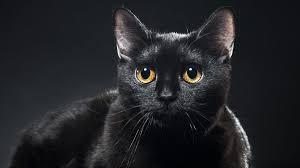
#> input picture module_2/images/train/cats/cat_101.jpg, 300 x 168 px; its folder holds only this picture in this run
$ jupyter execute --allow-errors svm.ipynb
#> lines starting #> are read from the running program, lines starting #| are printed output that depends on the picture
[cell 1]
import cv2
import os
import numpy as np
from sklearn.model_selection import train_test_split
from sklearn import svm
from sklearn import preprocessing
from sklearn.model_selection import GridSearchCV

[cell 2]
def load_images_from_folder(folder):
#> called with folder = 'images/train'
    images = []
    labels = []
    for subfolder in os.listdir(folder):
        category = subfolder
        for filename in os.listdir(os.path.join(folder, subfolder)):
            img = cv2.imread(os.path.join(folder, subfolder, filename))
#> img is the input picture: shape (168, 300, 3); mean B, G, R 39.3, 35.8, 35.1
            if img is not None:
                img = cv2.resize(img,(64,64))
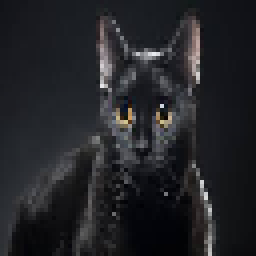
#> img: shape (64, 64, 3) (shown 4 times larger); mean B, G, R 39.5, 35.9, 35.2
                images.append(np.array(img).flatten())
                labels.append(category)
#> pass 2 of the loop in load_images_from_folder, `for subfolder in os.listdir(folder):`:
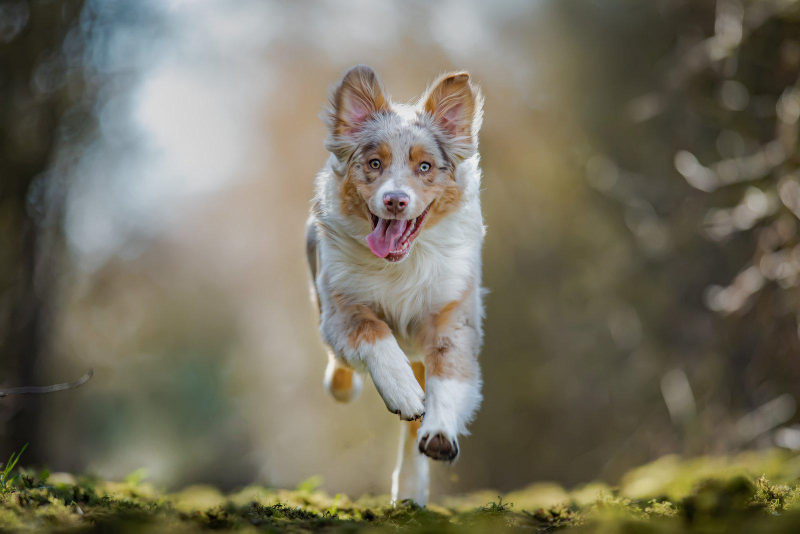
#> input picture module_2/images/train/dogs/dog_0.jpg, 1600 x 1067 px (shown at 1/2 size)
#> in load_images_from_folder, img is the input picture: shape (1067, 1600, 3); mean B, G, R 95.7, 112.6, 117.3
#> in load_images_from_folder, `img = cv2.resize(img,(64,64))`:
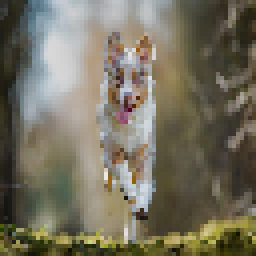
#> img: shape (64, 64, 3) (shown 4 times larger); mean B, G, R 95.8, 112.5, 117.3
    return images, labels

train_images, train_labels = load_images_from_folder("images/train")
#> train_images = 2 items; train_labels = ['cats', 'dogs']
#> (the rest of this cell did not finish here and is left out)

#| Fitting 3 folds for each of 28 candidates, totalling 84 fits

le = preprocessing.LabelEncoder()
train_labels = le.fit_transform(train_labels)
test_labels = le.transform(test_labels)

model = svm.SVC()
model.fit(train_images, train_labels)

prediction = model.predict(test_images)
accuracy = np.sum(np.array(test_labels) == np.array(prediction)) / len(test_labels)

print("Accuracy:", accuracy)

[cell 3]
param_grid = [
  {'C': [0.1, 1, 10, 100], 'kernel': ['linear', 'rbf']},
  {'C': [0.1, 1, 10, 100], 'gamma': [1, 0.1, 0.01, 0.001, 0.0001], 'kernel': ['rbf']},
 ]

svc = svm.SVC()

grid_search = GridSearchCV(estimator = svc, param_grid = param_grid, cv = 3, n_jobs = -1, verbose = 2)

#> (the rest of this cell did not finish here and is left out)
